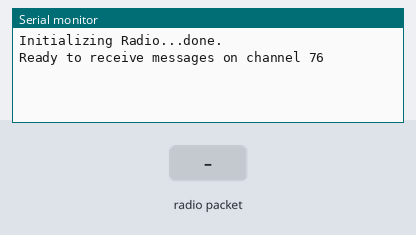
Simulated run of this sketch. Board: Arduino Nano, built with avr-gcc and run on an emulated ATmega328P. On the bench: the last lines printed to the serial monitor. Inputs (shaded band) come from the test bench. No radio packets arrive unless stated.

Above: at 2.2 s.
2.3 s: radio packet "1" arrives
At 3.5 s:
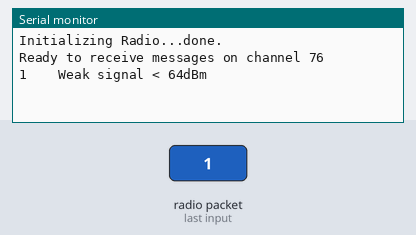
3.8 s: radio packet "0" arrives
At 4.8 s:
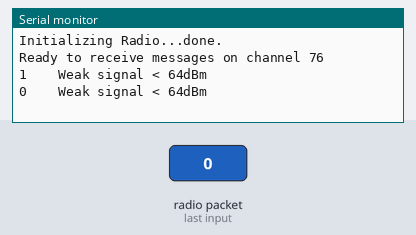
5.3 s: radio packet "2" arrives
At 5.9 s:
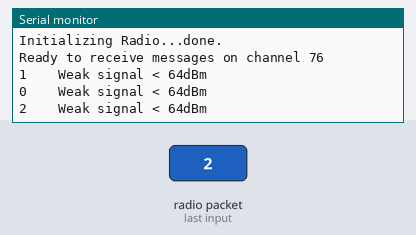

The sketch:

Nano_nRF24L01_Rx.ino
```cpp
/*
 * File: Nano_nRF24L01_Rx.ino
 *
 * nRF24L01 Peer-to-Peer Test
 * based on Arduino Wireless Communication Tutorial
 * by Dejan Nedelkovski, www.HowToMechatronics.com
 * Used Library: TMRh20/RF24, https://github.com/tmrh20/RF24/
 */

#include <SPI.h>
#include <nRF24L01.h>
#include <RF24.h>

RF24 radio(7, 8); // CE, CSN  // Arduino Nano
//RF24 radio(D1, D2); // CE, CSN  // NodeMCU

const byte address[6] = "00001";
const byte channel = 4;

void setup()
{
  Serial.begin(115200);
  delay(1000); // wait for Serial Monitor
  Serial.print("\nInitializing Radio...");
  radio.begin();
  radio.setChannel(channel);
  radio.setDataRate(RF24_250KBPS); // low data rate for higher range
  radio.openReadingPipe(1, address);
  radio.startListening();
  Serial.println("done.");
  Serial.print("Ready to receive messages on channel ");
  Serial.println(radio.getChannel());
}

void loop()
{
  if (radio.available())
  {
    char text[32] = ""; // max payload
    radio.read(&text, sizeof(text));
    Serial.print(text);

    bool goodSignal = radio.testRPD();
    Serial.println(goodSignal ? "\t\tStrong signal > 64dBm" : "\t\tWeak signal < 64dBm" );
    radio.read(0,0);
  }
}
```

Measured:
- after the input at 2.3 s, the serial monitor: prints a new line at once (image 1)
- after the input at 3.8 s, the serial monitor: prints a new line at once (image 2)
- after the input at 5.3 s, the serial monitor: prints a new line at once (image 3)
